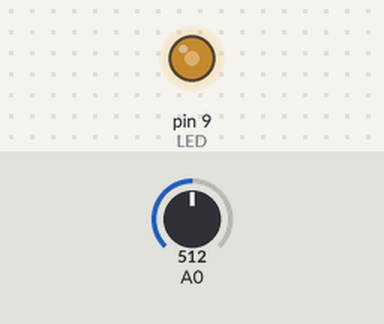
This sketch was run on a simulated Arduino Uno, built with avr-gcc and run on an emulated ATmega328P. Parts: output pins drawn as LEDs (lit = HIGH). The test bench sets the inputs (shaded band); at power-on: A0 = 512.

Above: at 1.2 s.
1.3 s: A0 set to 716
At 2.5 s:
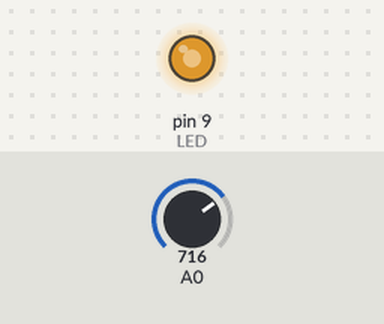
2.8 s: A0 set to 900
At 3.9 s:
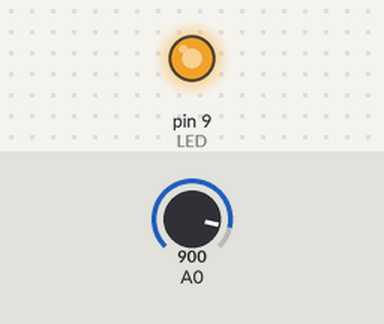
4.3 s: A0 set to 122
At 5.0 s:
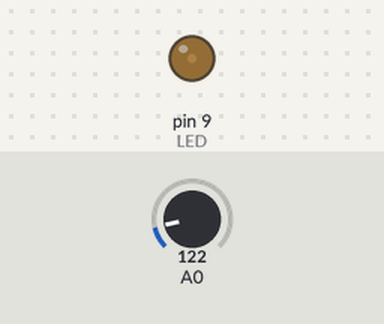
5.8 s: A0 set to 0
At 6.2 s:
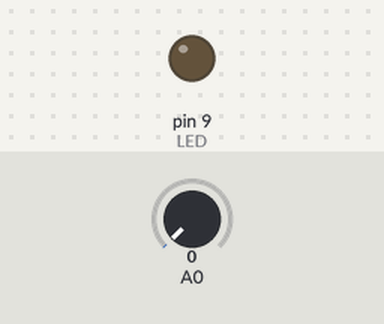
7.3 s: A0 set to 511
At 8.5 s:
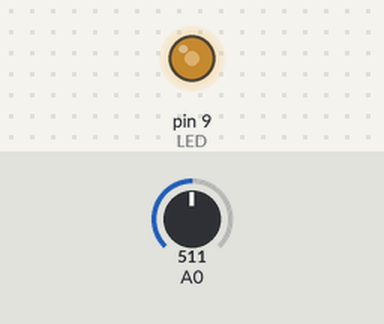
Timing chart, 0 to 9.8 s (numbered marks = the images above; inputs shaded):
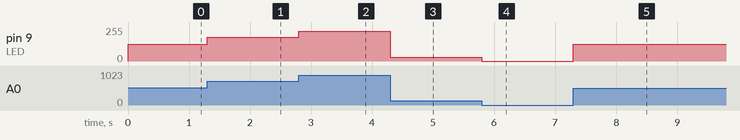

Measured:
- after the input at 1.3 s, pin 9 (LED): 127/255 → 178/255 at once
- after the input at 2.8 s, pin 9 (LED): 178/255 → 224/255 at once
- after the input at 4.3 s, pin 9 (LED): 224/255 → 30/255 at once
- after the input at 5.8 s, pin 9 (LED): 30/255 → 0/255 at once
- after the input at 7.3 s, pin 9 (LED): 0/255 → 127/255 at once

The sketch:

BrightControl.ino
```cpp
#define LED 9

int ldr_value;
int convert;

void setup(){
  Serial.begin(9600);
  pinMode(LED, OUTPUT);
}

void loop(){
  ldr_value = analogRead(A0);
  convert = map(ldr_value,0,1023,0,255);
  analogWrite(LED,convert);
}
```
